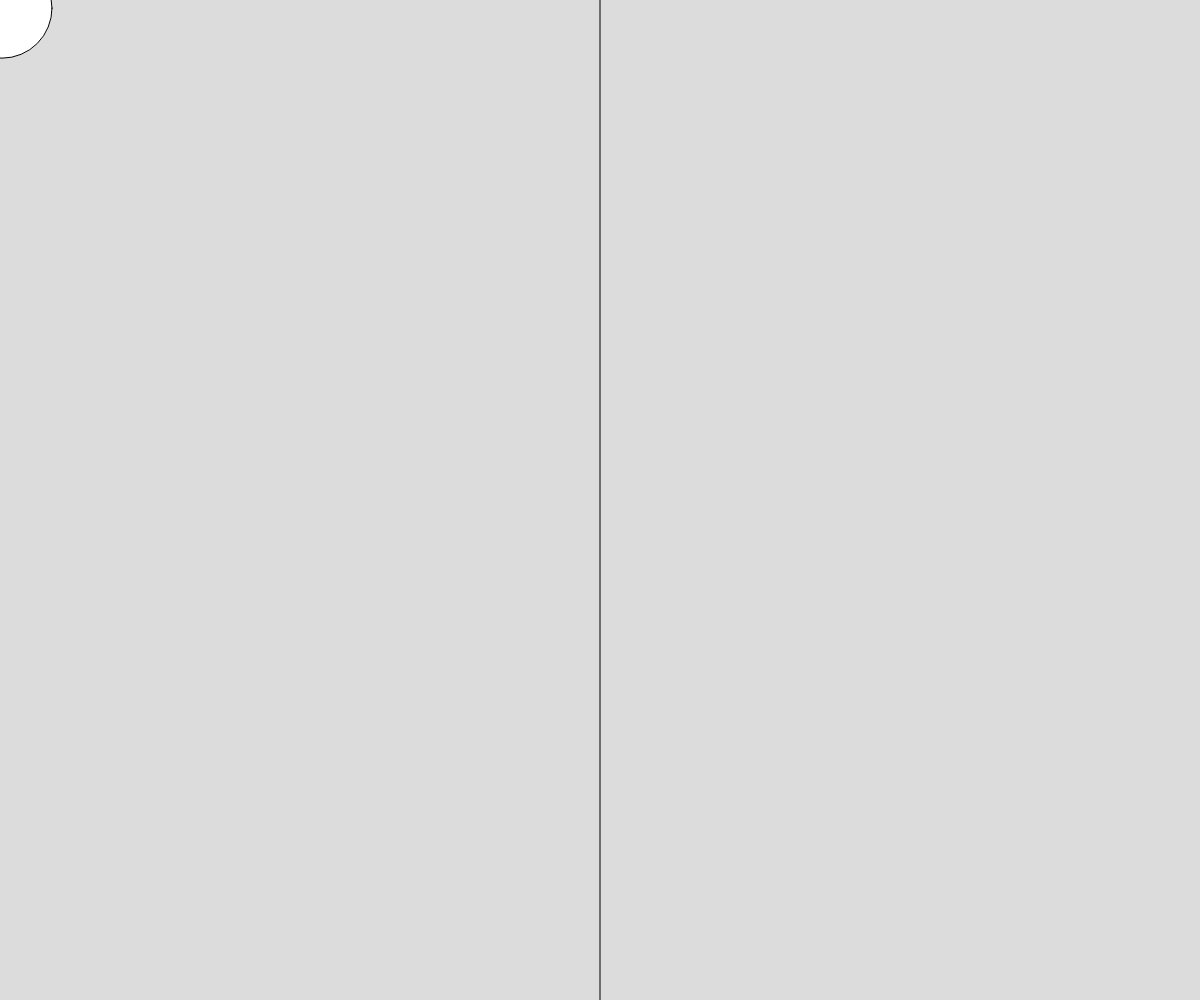
Frame 1 (no input)
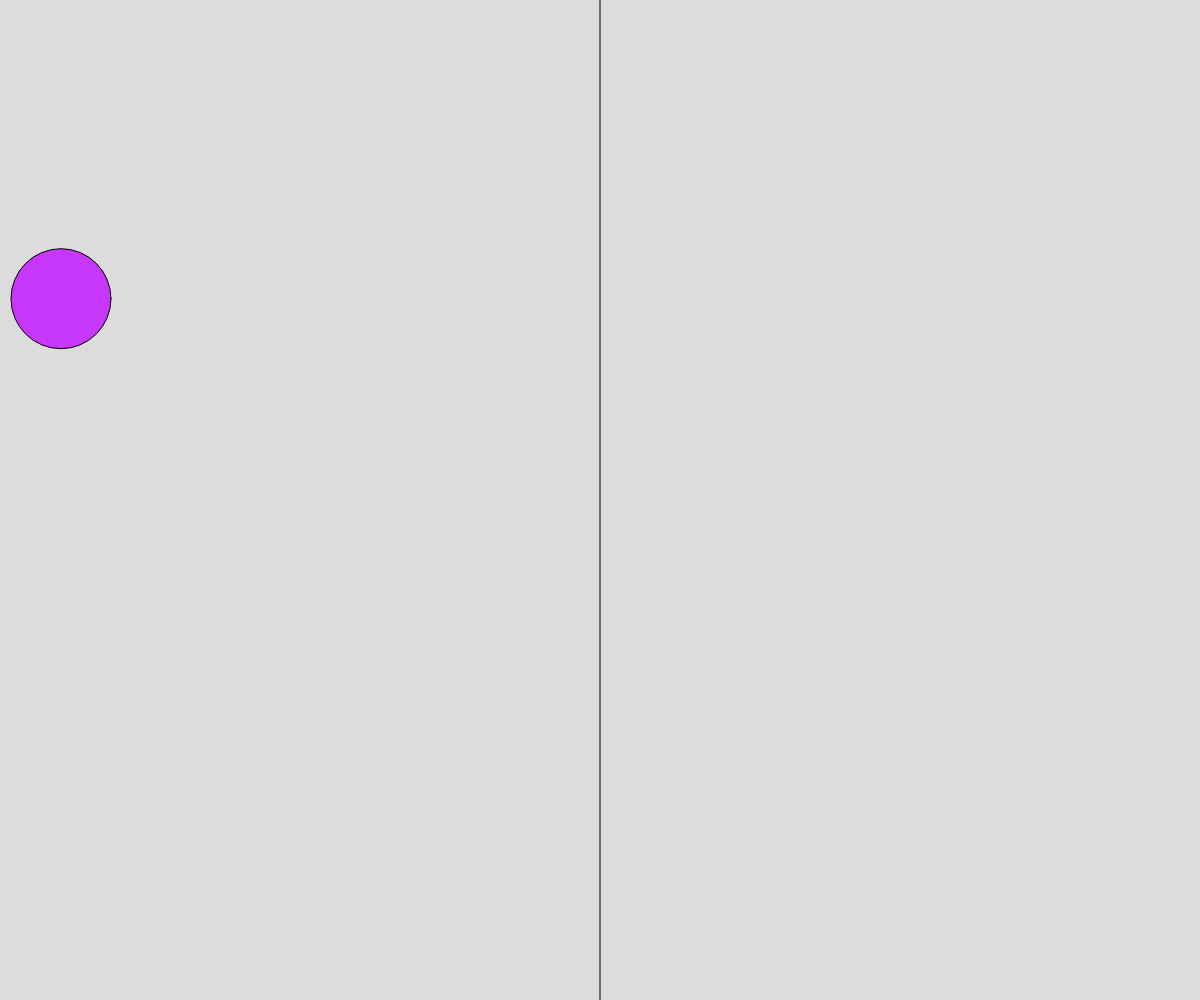
Frame 60 (no input)
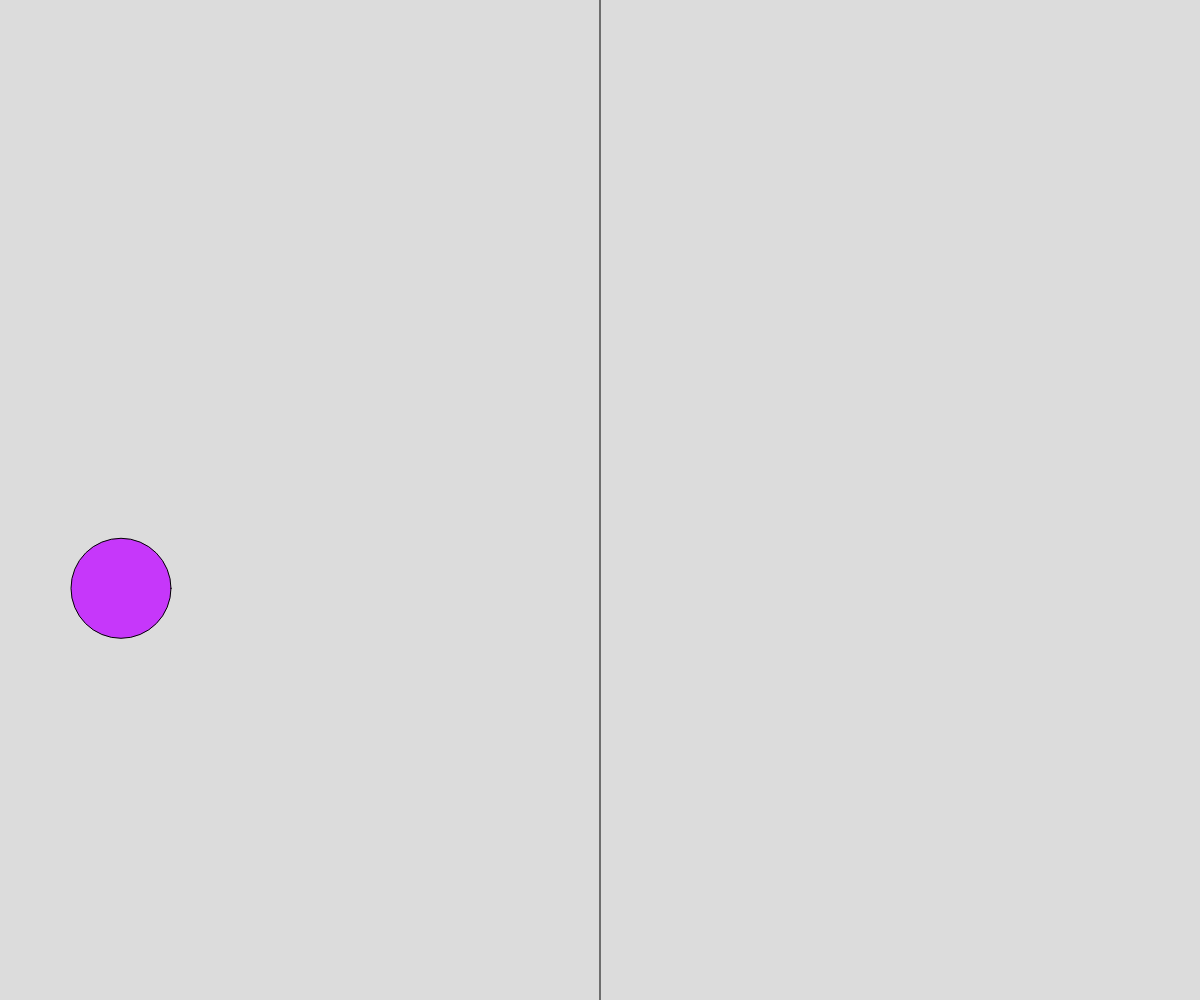
Frame 120 (the mouse pressed at the canvas centre since frame 60)

The p5.js sketch that drew these frames (run headless with seeded random() and noise() and a simulated clock; from frame 60 on, the mouse is pressed at the canvas centre):

// p5.js sketch
// ── sketch.js
var x = 1;
var y = 1;
var xposition = 1;
var yposition = 1;

function setup() { 
  createCanvas(windowWidth, windowHeight);
} 

function draw() { 
  x = x + 1 * xposition;
	y = y + random(10) * yposition;
	
	background(220);
line(windowWidth/2, 0, windowWidth/2, windowHeight);
	ellipse(x,y,100,100);
if (mouseX > windowWidth/2){
fill(12,250,240);
}	
	else {
	fill(198,55,250);
	}

	if(x >= windowWidth || x <= 0 ){
	xposition = xposition * -1;
	}
	
	if(y >= windowHeight || y <= 0){
	yposition = yposition * -1;
	}
	
}
